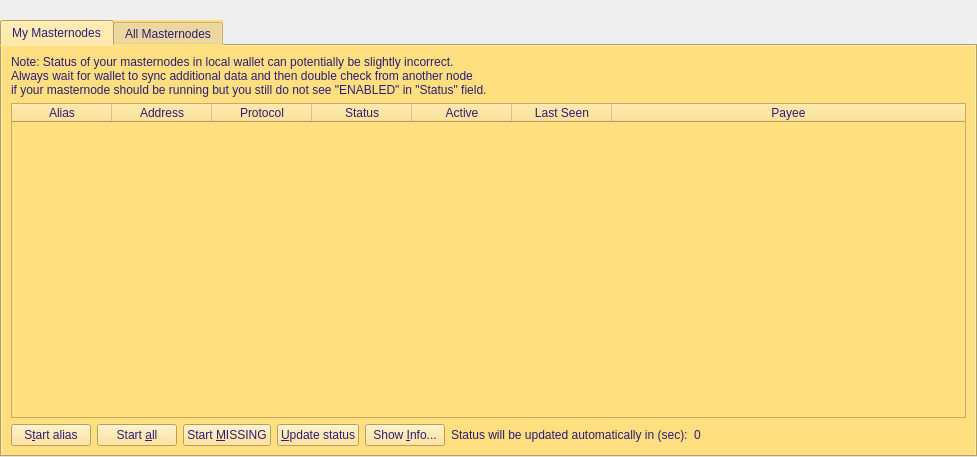
<?xml version="1.0" encoding="UTF-8"?>
<ui version="4.0">
 <class>MasternodeList</class>
 <widget class="QWidget" name="MasternodeList">
  <property name="geometry">
   <rect>
    <x>0</x>
    <y>0</y>
    <width>977</width>
    <height>457</height>
   </rect>
  </property>
  <property name="windowTitle">
   <string>Form</string>
  </property>
  <layout class="QVBoxLayout" name="topLayout">
   <property name="leftMargin">
    <number>0</number>
   </property>
   <property name="topMargin">
    <number>0</number>
   </property>
   <property name="rightMargin">
    <number>0</number>
   </property>
   <property name="bottomMargin">
    <number>0</number>
   </property>
   <item>
    <layout class="QVBoxLayout" name="verticalLayout">
     <property name="bottomMargin">
      <number>0</number>
     </property>
     <item>
      <spacer name="horizontalSpacer0">
       <property name="orientation">
        <enum>Qt::Horizontal</enum>
       </property>
       <property name="sizeHint" stdset="0">
        <size>
         <width>40</width>
         <height>20</height>
        </size>
       </property>
      </spacer>
     </item>
     <item>
      <widget class="QTabWidget" name="tabWidget">
       <property name="styleSheet">
        <string notr="true">background-color: rgb(255, 223, 128);
color: rgb(44, 29, 118);</string>
       </property>
       <property name="currentIndex">
        <number>0</number>
       </property>
       <widget class="QWidget" name="tabMyMasternodes">
        <attribute name="title">
         <string>My Masternodes</string>
        </attribute>
        <layout class="QGridLayout" name="gridLayout_2">
         <item row="0" column="0">
          <layout class="QVBoxLayout" name="verticalLayout_2">
           <property name="bottomMargin">
            <number>0</number>
           </property>
           <item>
            <layout class="QHBoxLayout" name="horizontalLayout_note">
             <property name="bottomMargin">
              <number>0</number>
             </property>
             <item>
              <widget class="QLabel" name="updateNote">
               <property name="text">
                <string>Note: Status of your masternodes in local wallet can potentially be slightly incorrect.&lt;br /&gt;Always wait for wallet to sync additional data and then double check from another node&lt;br /&gt;if your masternode should be running but you still do not see &quot;ENABLED&quot; in &quot;Status&quot; field.</string>
               </property>
              </widget>
             </item>
            </layout>
           </item>
           <item>
            <widget class="QTableWidget" name="tableWidgetMyMasternodes">
             <property name="minimumSize">
              <size>
               <width>695</width>
               <height>0</height>
              </size>
             </property>
             <property name="editTriggers">
              <set>QAbstractItemView::NoEditTriggers</set>
             </property>
             <property name="alternatingRowColors">
              <bool>true</bool>
             </property>
             <property name="selectionMode">
              <enum>QAbstractItemView::SingleSelection</enum>
             </property>
             <property name="selectionBehavior">
              <enum>QAbstractItemView::SelectRows</enum>
             </property>
             <property name="sortingEnabled">
              <bool>true</bool>
             </property>
             <attribute name="horizontalHeaderStretchLastSection">
              <bool>true</bool>
             </attribute>
             <column>
              <property name="text">
               <string>Alias</string>
              </property>
             </column>
             <column>
              <property name="text">
               <string>Address</string>
              </property>
             </column>
             <column>
              <property name="text">
               <string>Protocol</string>
              </property>
             </column>
             <column>
              <property name="text">
               <string>Status</string>
              </property>
             </column>
             <column>
              <property name="text">
               <string>Active</string>
              </property>
             </column>
             <column>
              <property name="text">
               <string>Last Seen</string>
              </property>
             </column>
             <column>
              <property name="text">
               <string>Payee</string>
              </property>
             </column>
            </widget>
           </item>
           <item>
            <layout class="QHBoxLayout" name="horizontalLayout_5">
             <property name="bottomMargin">
              <number>0</number>
             </property>
             <item>
              <widget class="QPushButton" name="startButton">
               <property name="text">
                <string>S&amp;tart alias</string>
               </property>
              </widget>
             </item>
             <item>
              <widget class="QPushButton" name="startAllButton">
               <property name="text">
                <string>Start &amp;all</string>
               </property>
              </widget>
             </item>
             <item>
              <widget class="QPushButton" name="startMissingButton">
               <property name="text">
                <string>Start &amp;MISSING</string>
               </property>
              </widget>
             </item>
             <item>
              <widget class="QPushButton" name="UpdateButton">
               <property name="text">
                <string>&amp;Update status</string>
               </property>
              </widget>
             </item>
             <item>
              <widget class="QPushButton" name="QRButton">
               <property name="toolTip">
                <string>Show additional Masternode information</string>
               </property>
               <property name="text">
                <string>Show &amp;Info...</string>
               </property>
              </widget>
             </item>
             <item>
              <widget class="QLabel" name="autoupdate_label">
               <property name="text">
                <string>Status will be updated automatically in (sec):</string>
               </property>
              </widget>
             </item>
             <item>
              <widget class="QLabel" name="secondsLabel">
               <property name="text">
                <string>0</string>
               </property>
              </widget>
             </item>
             <item>
              <spacer name="horizontalSpacer_5">
               <property name="orientation">
                <enum>Qt::Horizontal</enum>
               </property>
               <property name="sizeHint" stdset="0">
                <size>
                 <width>40</width>
                 <height>20</height>
                </size>
               </property>
              </spacer>
             </item>
            </layout>
           </item>
          </layout>
         </item>
        </layout>
       </widget>
       <widget class="QWidget" name="tabAllMasternodes">
        <attribute name="title">
         <string>All Masternodes</string>
        </attribute>
        <layout class="QGridLayout" name="gridLayout">
         <item row="1" column="0">
          <widget class="QTableWidget" name="tableWidgetMasternodes">
           <property name="editTriggers">
            <set>QAbstractItemView::NoEditTriggers</set>
           </property>
           <property name="alternatingRowColors">
            <bool>true</bool>
           </property>
           <property name="selectionMode">
            <enum>QAbstractItemView::NoSelection</enum>
           </property>
           <property name="selectionBehavior">
            <enum>QAbstractItemView::SelectRows</enum>
           </property>
           <property name="sortingEnabled">
            <bool>true</bool>
           </property>
           <attribute name="horizontalHeaderStretchLastSection">
            <bool>true</bool>
           </attribute>
           <column>
            <property name="text">
             <string>Address</string>
            </property>
           </column>
           <column>
            <property name="text">
             <string>Protocol</string>
            </property>
           </column>
           <column>
            <property name="text">
             <string>Status</string>
            </property>
           </column>
           <column>
            <property name="text">
             <string>Active</string>
            </property>
           </column>
           <column>
            <property name="text">
             <string>Last Seen</string>
            </property>
           </column>
           <column>
            <property name="text">
             <string>Payee</string>
            </property>
           </column>
          </widget>
         </item>
         <item row="0" column="0">
          <layout class="QHBoxLayout" name="horizontalLayout_3">
           <property name="bottomMargin">
            <number>0</number>
           </property>
           <item>
            <widget class="QLabel" name="label_filter">
             <property name="text">
              <string>Filter List:</string>
             </property>
            </widget>
           </item>
           <item>
            <widget class="QLineEdit" name="filterLineEdit">
             <property name="toolTip">
              <string>Filter masternode list</string>
             </property>
            </widget>
           </item>
           <item>
            <spacer name="horizontalSpacer_3">
             <property name="orientation">
              <enum>Qt::Horizontal</enum>
             </property>
             <property name="sizeHint" stdset="0">
              <size>
               <width>10</width>
               <height>20</height>
              </size>
             </property>
            </spacer>
           </item>
           <item>
            <widget class="QLabel" name="label_count">
             <property name="text">
              <string>Node Count:</string>
             </property>
            </widget>
           </item>
           <item>
            <widget class="QLabel" name="countLabel">
             <property name="text">
              <string>0</string>
             </property>
            </widget>
           </item>
          </layout>
         </item>
        </layout>
       </widget>
      </widget>
     </item>
    </layout>
   </item>
  </layout>
 </widget>
 <resources/>
 <connections/>
</ui>
